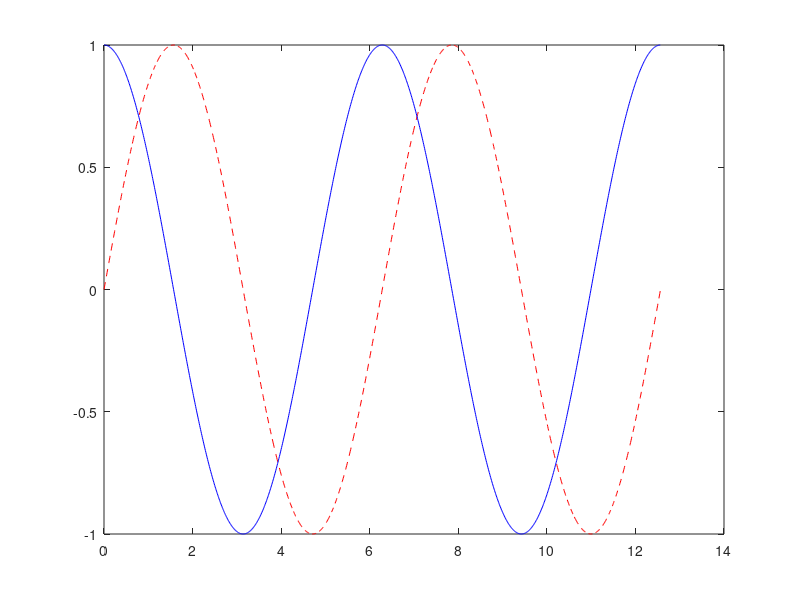
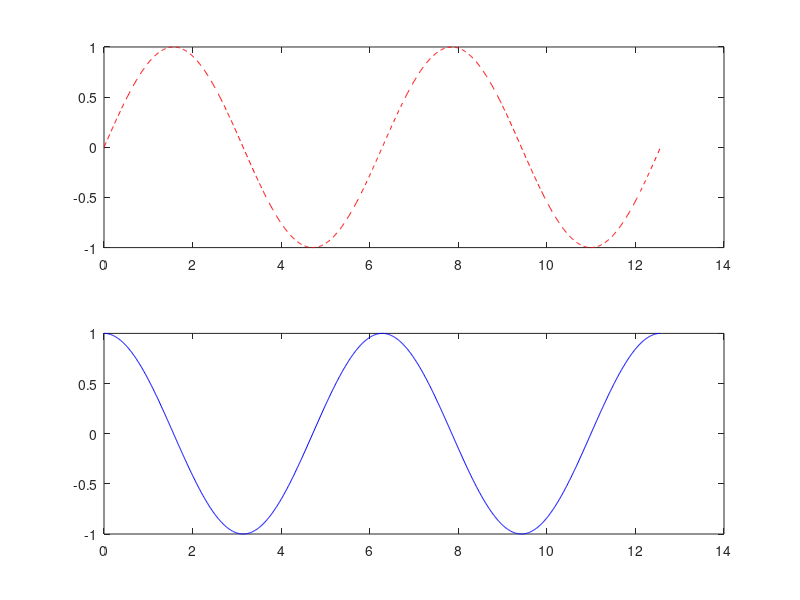
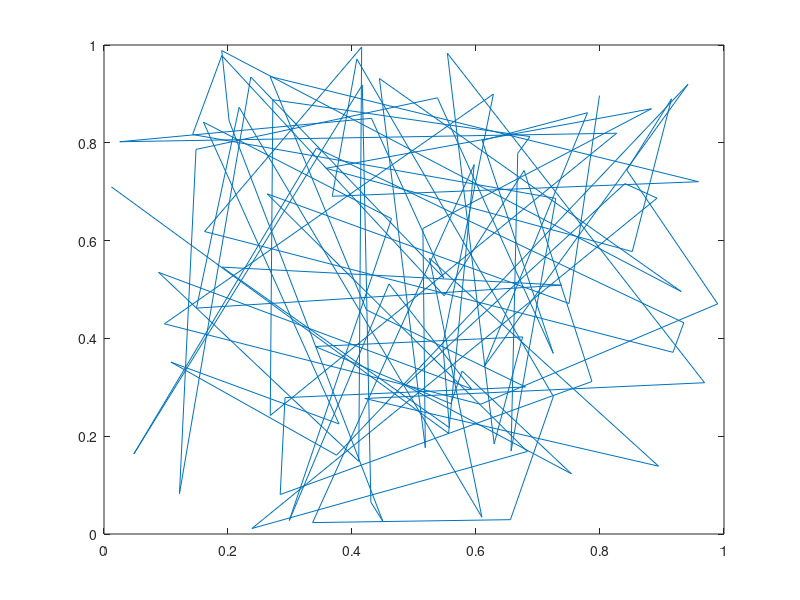
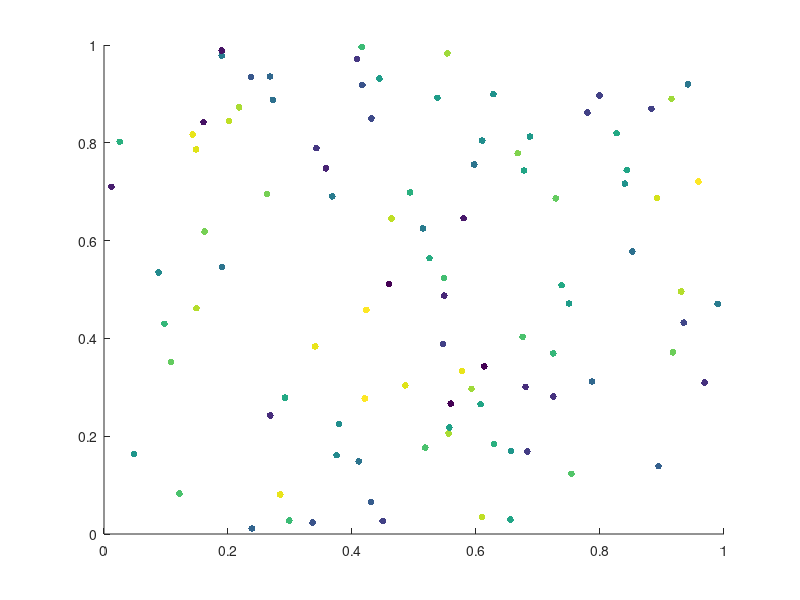

MATLAB code for these plots, in order:
%% Inclass assignment 2 - Walter Frank Lenoir 


% 1. a. fill in this loop with a conditional statement so that it displays
% only the odd numbers

for ii = 1:20
    if rem(ii,2) == 1
        disp(ii);
    end
end
% b. Write a new loop to display the same odd numbers which doesn't use a conditional statement 

for ii = 1:2:20
    disp(ii);
end

% c. display the same odd numbers without a loop or conditional (hint use
%  num2str)

ii = 1:2:20
disp(num2str(ii));


%% 2. Vectorize the following code (that is produce the same result in z
%without using a loop). 

%a. 

for ii = 1:100
    z(ii) = ii*ii;
end

ii = 1:100;
z = ii.*ii;

%b. 
z = 0;
for ii = 1:100
    z = z + ii;
end

ii = 1:100;
z = sum(ii);

%c.
xx = rand(50,2);

for ii = 1:50
    z(ii) = sqrt(xx(ii,1)^2+xx(ii,2)^2);
end

z = sqrt(xx(:,1).^2 + xx(:,2).^2);

% d. what is the formula in c computing?

%Pythagorean Theorem

%% plotting

%a. make a plot of sin(x) and cos(x) vs x from x = 0 to 4*pi on the same axis where the graph
%of sin(x) vs x is a red-dashed line and the graph of cos(x) vs x is a
%blue solid line.

time_points = 0:0.01:4*pi;

figure;
plot(time_points, sin(time_points),'r--');
hold on;
plot(time_points, cos(time_points),'b-');

%b. repeat the above but where each graph is in a different subplot in the
% same figure. 
figure;
ax1 = subplot(2,1,1);
ax2 = subplot(2,1,2);
plot(ax1,time_points, sin(time_points),'r--');
plot(ax2,time_points, cos(time_points),'b-');
%c. here is some data, imagine they are x and y coordinates for cells. 
xy_dat = rand(100,2);
%plot the data in the xy plane.
figure;
plot(xy_dat(:,1),xy_dat(:,2));
%now imagine there is some fluorescence data corresponding to the same
%cells
fluor = rand(100,1);
% plot the data in the xy plane but color code the data by the fluorescnece
% values. Hint: see the scatter command

figure;
scatter(xy_dat(:,1),xy_dat(:,2),24,fluor,'filled');